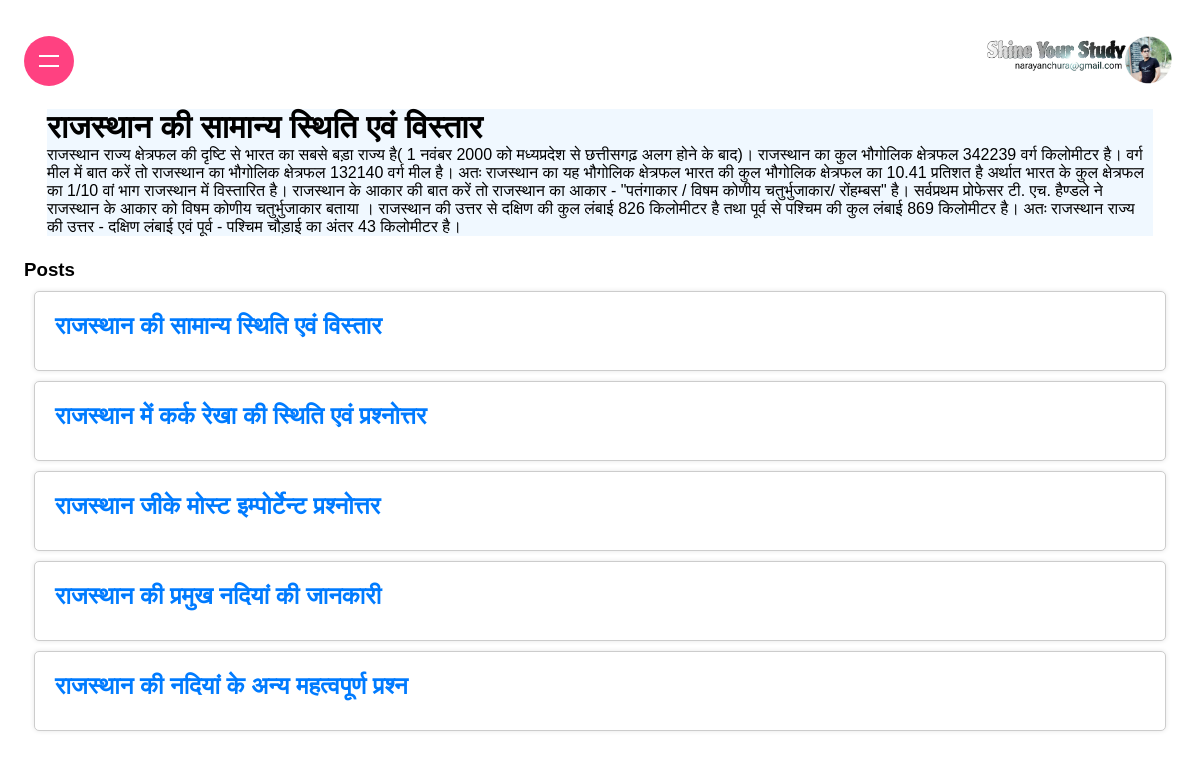
/post/1, run on the app's committed database.
### myapp/models.py (models this page shows, shortened)
class Post(models.Model):
    name = models.CharField(max_length=100)
    comment = models.CharField(max_length=1000)

### myapp/views.py (the view)
def post(request, post_id):
    post = Post.objects.all()
    posts = int(post_id) - 1
    p = post[posts]
    return render(request, "myapp/post.html", { "post": p, "posts": post })

### myapp/templates/myapp/post.html (shortened to what this page needs)
{% extends 'myapp/layout.html' %}
{% block body %}
<div style="margin: 2%;background-color: aliceblue;">
<h1>{{ post.name }}</h1>
<p>{{ post.comment }}</p>
</div>
<h3>Posts</h3>
{% for post in posts %}
<a style="text-decoration: none;" href="/post/{{post.id}}"><div class="post">
    <h2>{{ post.name }}</h2>
</div></a>
{% endfor %}
{% endblock %}

### myapp/templates/myapp/layout.html (style rules this page uses)
* { margin: 0; padding: 0; box-sizing: border-box; font-family: sans-serif; }
body { margin: 1%; padding: 1%; }
.post { background-color: #fff; border: 1px solid #ccc; border-radius: 5px; padding: 20px; margin: 10px; box-shadow: 0 0 5px rgba(0, 0, 0, 0.1); }
.post h2 { color: #007bff; margin-bottom: 10px; }

### data on the page
Post: name "राजस्थान की सामान्य स्थिति एवं विस्तार", comment "राजस्थान राज्य क्षेत्रफल की दृष्टि से भारत का सबसे बड़ा राज्य है( 1 नवंबर 2000 को मध्यप्रदेश से छत्तीसगढ़ अलग होने के बाद)। राजस्थान का कुल भौगोलिक क्षेत्रफल 342239 वर्ग किलोमीटर है। वर्ग मील में बात करें तो राजस्थान का भौगोलिक क्षेत्रफल 132140 वर्ग मील है। अतः राजस्थान का यह भौगोलिक क्षेत्रफल भारत की कुल भौगोलिक क्षेत्रफल का 10.41 प्रतिशत है अर्थात भारत के कुल क्षेत्रफल का 1/10 वां भाग राजस्थान में विस्तारित है। राजस्थान के आकार की बात करें तो राजस्थान का आकार - \"पतंगाकार / विषम कोणीय चतुर्भुजाकार/ रोंहम्बस\" है। सर्वप्रथम प्रोफेसर टी. एच. हैण्डले ने राजस्थान के आकार को विषम कोणीय चतुर्भुजाकार बताया । राजस्थान की उत्तर से दक्षिण की कुल लंबाई 826 किलोमीटर है तथा पूर्व से पश्चिम की कुल लंबाई…"
Post: name "राजस्थान में कर्क रेखा की स्थिति एवं प्रश्नोत्तर"
Post: name "राजस्थान जीके मोस्ट इम्पोर्टेन्ट प्रश्नोत्तर"
Post: name "राजस्थान की प्रमुख नदियां की जानकारी"
Post: name "राजस्थान की नदियां के अन्य महत्वपूर्ण प्रश्न"
